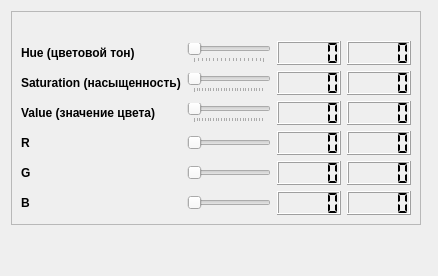
<?xml version="1.0" encoding="UTF-8"?>
<ui version="4.0">
 <class>Show_HSV_color</class>
 <widget class="QWidget" name="Show_HSV_color">
  <layout class="QHBoxLayout" name="horizontalLayout">
   <item>
    <layout class="QVBoxLayout" name="verticalLayout_2">
     <item>
      <widget class="QFrame" name="frame">
       <property name="sizePolicy">
        <sizepolicy hsizetype="Fixed" vsizetype="Fixed">
         <horstretch>0</horstretch>
         <verstretch>0</verstretch>
        </sizepolicy>
       </property>
       <property name="frameShape">
        <enum>QFrame::StyledPanel</enum>
       </property>
       <property name="frameShadow">
        <enum>QFrame::Raised</enum>
       </property>
       <layout class="QVBoxLayout" name="verticalLayout">
        <item>
         <widget class="QLabel" name="color_label"/>
        </item>
        <item>
         <layout class="QGridLayout" name="gridLayout">
          <item row="3" column="1">
           <widget class="QSlider" name="sl_R">
            <property name="orientation">
             <enum>Qt::Horizontal</enum>
            </property>
           </widget>
          </item>
          <item row="5" column="2">
           <widget class="QLCDNumber" name="lcd_B">
            <property name="minimumSize">
             <size>
              <width>0</width>
              <height>24</height>
             </size>
            </property>
            <property name="segmentStyle">
             <enum>QLCDNumber::Flat</enum>
            </property>
           </widget>
          </item>
          <item row="0" column="1">
           <widget class="QSlider" name="sl_H">
            <property name="maximum">
             <number>179</number>
            </property>
            <property name="orientation">
             <enum>Qt::Horizontal</enum>
            </property>
            <property name="tickPosition">
             <enum>QSlider::TicksBelow</enum>
            </property>
           </widget>
          </item>
          <item row="0" column="2">
           <widget class="QLCDNumber" name="lcd_H">
            <property name="minimumSize">
             <size>
              <width>0</width>
              <height>24</height>
             </size>
            </property>
            <property name="segmentStyle">
             <enum>QLCDNumber::Flat</enum>
            </property>
           </widget>
          </item>
          <item row="4" column="1">
           <widget class="QSlider" name="sl_G">
            <property name="orientation">
             <enum>Qt::Horizontal</enum>
            </property>
           </widget>
          </item>
          <item row="3" column="2">
           <widget class="QLCDNumber" name="lcd_R">
            <property name="minimumSize">
             <size>
              <width>0</width>
              <height>24</height>
             </size>
            </property>
            <property name="segmentStyle">
             <enum>QLCDNumber::Flat</enum>
            </property>
           </widget>
          </item>
          <item row="4" column="2">
           <widget class="QLCDNumber" name="lcd_G">
            <property name="minimumSize">
             <size>
              <width>0</width>
              <height>24</height>
             </size>
            </property>
            <property name="segmentStyle">
             <enum>QLCDNumber::Flat</enum>
            </property>
           </widget>
          </item>
          <item row="5" column="1">
           <widget class="QSlider" name="sl_B">
            <property name="orientation">
             <enum>Qt::Horizontal</enum>
            </property>
           </widget>
          </item>
          <item row="4" column="0">
           <widget class="QLabel" name="label_2">
            <property name="font">
             <font>
              <weight>75</weight>
              <bold>true</bold>
             </font>
            </property>
            <property name="text">
             <string>G</string>
            </property>
           </widget>
          </item>
          <item row="0" column="0">
           <widget class="QLabel" name="label_5">
            <property name="font">
             <font>
              <weight>75</weight>
              <bold>true</bold>
             </font>
            </property>
            <property name="text">
             <string>Hue (цветовой тон)</string>
            </property>
           </widget>
          </item>
          <item row="1" column="2">
           <widget class="QLCDNumber" name="lcd_S">
            <property name="minimumSize">
             <size>
              <width>0</width>
              <height>24</height>
             </size>
            </property>
            <property name="segmentStyle">
             <enum>QLCDNumber::Flat</enum>
            </property>
           </widget>
          </item>
          <item row="1" column="1">
           <widget class="QSlider" name="sl_S">
            <property name="maximum">
             <number>255</number>
            </property>
            <property name="orientation">
             <enum>Qt::Horizontal</enum>
            </property>
            <property name="tickPosition">
             <enum>QSlider::TicksBelow</enum>
            </property>
           </widget>
          </item>
          <item row="2" column="0">
           <widget class="QLabel" name="label_3">
            <property name="font">
             <font>
              <weight>75</weight>
              <bold>true</bold>
             </font>
            </property>
            <property name="text">
             <string>Value (значение цвета)</string>
            </property>
           </widget>
          </item>
          <item row="3" column="0">
           <widget class="QLabel" name="label">
            <property name="font">
             <font>
              <weight>75</weight>
              <bold>true</bold>
             </font>
            </property>
            <property name="text">
             <string>R</string>
            </property>
           </widget>
          </item>
          <item row="2" column="1">
           <widget class="QSlider" name="sl_V">
            <property name="maximum">
             <number>255</number>
            </property>
            <property name="orientation">
             <enum>Qt::Horizontal</enum>
            </property>
            <property name="tickPosition">
             <enum>QSlider::TicksBelow</enum>
            </property>
           </widget>
          </item>
          <item row="1" column="0">
           <widget class="QLabel" name="label_4">
            <property name="font">
             <font>
              <weight>75</weight>
              <bold>true</bold>
             </font>
            </property>
            <property name="text">
             <string>Saturation (насыщенность)</string>
            </property>
           </widget>
          </item>
          <item row="2" column="2">
           <widget class="QLCDNumber" name="lcd_V">
            <property name="minimumSize">
             <size>
              <width>0</width>
              <height>24</height>
             </size>
            </property>
            <property name="segmentStyle">
             <enum>QLCDNumber::Flat</enum>
            </property>
           </widget>
          </item>
          <item row="5" column="0">
           <widget class="QLabel" name="label_6">
            <property name="font">
             <font>
              <weight>75</weight>
              <bold>true</bold>
             </font>
            </property>
            <property name="text">
             <string>B</string>
            </property>
           </widget>
          </item>
          <item row="0" column="3">
           <widget class="QLCDNumber" name="lcd_H_hex">
            <property name="minimumSize">
             <size>
              <width>0</width>
              <height>24</height>
             </size>
            </property>
            <property name="segmentStyle">
             <enum>QLCDNumber::Flat</enum>
            </property>
           </widget>
          </item>
          <item row="1" column="3">
           <widget class="QLCDNumber" name="lcd_S_hex">
            <property name="minimumSize">
             <size>
              <width>0</width>
              <height>24</height>
             </size>
            </property>
            <property name="segmentStyle">
             <enum>QLCDNumber::Flat</enum>
            </property>
           </widget>
          </item>
          <item row="2" column="3">
           <widget class="QLCDNumber" name="lcd_V_hex">
            <property name="minimumSize">
             <size>
              <width>0</width>
              <height>24</height>
             </size>
            </property>
            <property name="segmentStyle">
             <enum>QLCDNumber::Flat</enum>
            </property>
           </widget>
          </item>
          <item row="3" column="3">
           <widget class="QLCDNumber" name="lcd_R_hex">
            <property name="minimumSize">
             <size>
              <width>0</width>
              <height>24</height>
             </size>
            </property>
            <property name="segmentStyle">
             <enum>QLCDNumber::Flat</enum>
            </property>
           </widget>
          </item>
          <item row="4" column="3">
           <widget class="QLCDNumber" name="lcd_G_hex">
            <property name="minimumSize">
             <size>
              <width>0</width>
              <height>24</height>
             </size>
            </property>
            <property name="segmentStyle">
             <enum>QLCDNumber::Flat</enum>
            </property>
           </widget>
          </item>
          <item row="5" column="3">
           <widget class="QLCDNumber" name="lcd_B_hex">
            <property name="minimumSize">
             <size>
              <width>0</width>
              <height>24</height>
             </size>
            </property>
            <property name="segmentStyle">
             <enum>QLCDNumber::Flat</enum>
            </property>
           </widget>
          </item>
         </layout>
        </item>
       </layout>
      </widget>
     </item>
     <item>
      <spacer name="verticalSpacer">
       <property name="orientation">
        <enum>Qt::Vertical</enum>
       </property>
       <property name="sizeHint" stdset="0">
        <size>
         <width>20</width>
         <height>40</height>
        </size>
       </property>
      </spacer>
     </item>
    </layout>
   </item>
   <item>
    <widget class="Color_widget" name="color_widget" native="true"/>
   </item>
  </layout>
 </widget>
 <customwidgets>
  <customwidget>
   <class>Color_widget</class>
   <extends>QWidget</extends>
   <header>color_widget.hpp</header>
   <container>1</container>
  </customwidget>
 </customwidgets>
 <tabstops>
  <tabstop>sl_H</tabstop>
  <tabstop>sl_S</tabstop>
  <tabstop>sl_V</tabstop>
  <tabstop>sl_R</tabstop>
  <tabstop>sl_G</tabstop>
  <tabstop>sl_B</tabstop>
 </tabstops>
 <resources/>
 <connections/>
</ui>
